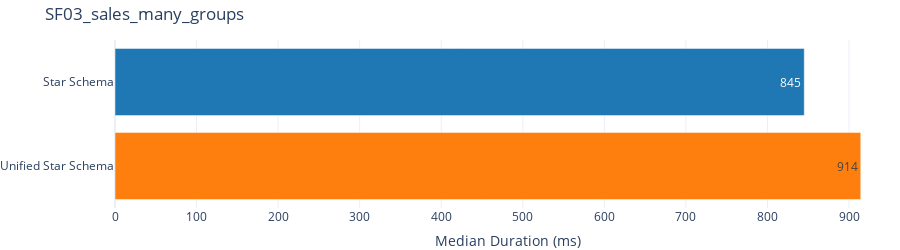

Notebook cell for this chart:
### Markdown cell above
#### SF03 - Sales Many Groups

### Code cell
run_and_plot("Single Fact", "SF03_sales_many_groups", """
EVALUATE
SUMMARIZECOLUMNS(
    'dim__date'[year],
    'dim__item'[category],
    'dim__store'[_key__dim__store],
    "Sales", SUM('{fact}'[_measure__sales__ext_sales_price])
)
""")

### Figure 1 — Plotly figure (JSON) as saved in the notebook; plotly's stock layout.template omitted (floating-point values rounded to 4 significant figures)
{"data": [{"alignmentgroup": "True", "hovertemplate": "dataset=%{y}<br>duration_ms=%{x}<extra></extra>", "legendgroup": "Star Schema", "marker": {"color": "#1f77b4", "pattern": {"shape": ""}}, "name": "Star Schema", "offsetgroup": "Star Schema", "orientation": "h", "showlegend": true, "textposition": "auto", "texttemplate": "%{x:.0f}", "type": "bar", "x": [845.1], "xaxis": "x", "y": ["Star Schema"], "yaxis": "y"}, {"alignmentgroup": "True", "hovertemplate": "dataset=%{y}<br>duration_ms=%{x}<extra></extra>", "legendgroup": "Unified Star Schema", "marker": {"color": "#ff7f0e", "pattern": {"shape": ""}}, "name": "Unified Star Schema", "offsetgroup": "Unified Star Schema", "orientation": "h", "showlegend": true, "textposition": "auto", "texttemplate": "%{x:.0f}", "type": "bar", "x": [914.4], "xaxis": "x", "y": ["Unified Star Schema"], "yaxis": "y"}], "layout": {"barmode": "relative", "height": 250, "legend": {"title": {"text": "dataset"}, "tracegroupgap": 0}, "margin": {"b": 0, "l": 0, "r": 0, "t": 40}, "showlegend": false, "title": {"text": "SF03_sales_many_groups"}, "xaxis": {"anchor": "y", "domain": [0, 1], "title": {"text": "Median Duration (ms)"}}, "yaxis": {"anchor": "x", "categoryarray": ["Unified Star Schema", "Star Schema"], "categoryorder": "array", "domain": [0, 1], "title": {}}}}
